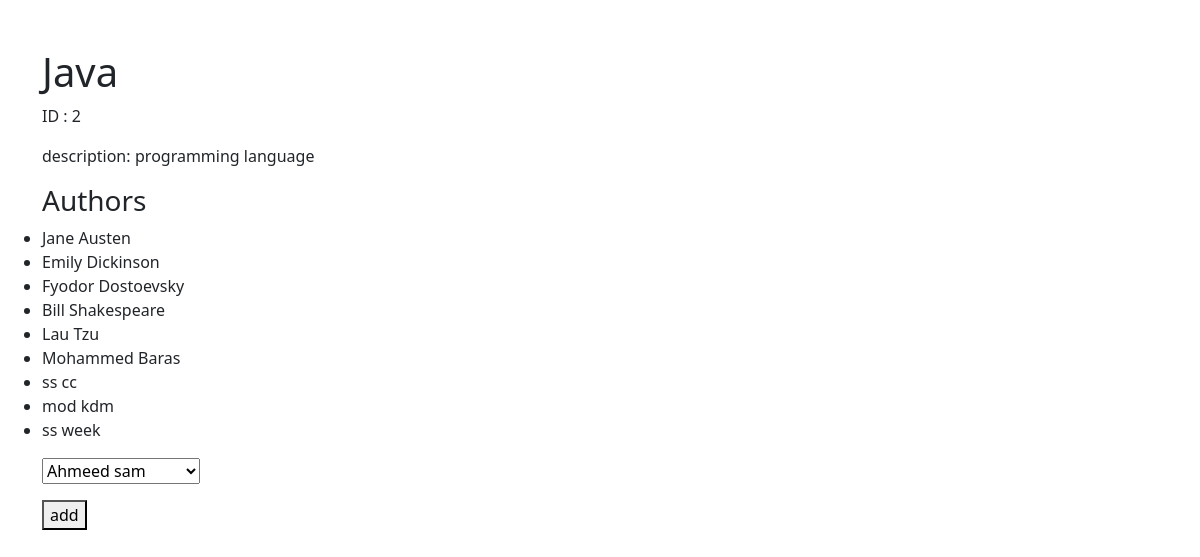
The page /books/2 on the database its author committed.
### Books_Authors_app/models.py (models this page shows)
class Book(models.Model):
    title = models.CharField(max_length=255)
    desc= models.TextField()
    created_at = models.DateTimeField(auto_now_add=True)
    updated_at = models.DateTimeField(auto_now=True)

class Author(models.Model):
    first_name = models.CharField(max_length=45)
    last_name = models.CharField(max_length=45)
    notes =models.TextField()
    books=models.ManyToManyField(Book, related_name="authors")
    created_at = models.DateTimeField(auto_now_add=True)
    updated_at = models.DateTimeField(auto_now=True)

### Books_Authors_app/views.py (the view)
# urls.py: path('books/<int:book_id>', views.book_disply),
def book_disply(request, book_id ):
    context = {
        'book_to_display': Book.objects.get(id=book_id),
        'all_author':Author.objects.all(),
    }
    return render(request, 'books.html', context)

### Books_Authors_app/templates/books.html (shortened to what this page needs)
<!DOCTYPE html>
<html lang="en">
<head>
    <link href="https://cdn.jsdelivr.net/npm/bootstrap@5.0.0-beta1/dist/css/bootstrap.min.css" rel="stylesheet">
</head>
<body class="container mt-5">
    <div class="row">
    <h1>{{book_to_display.title}}</h1>
    <p>ID : {{book_to_display.id}}</p>
    <div class="row">
        <div class="col-1">
            <label >description:</label>
        </div>
        <div class="col-7">
            <p > {{book_to_display.desc}}</p>
        </div>
    </div>
    <h3>Authors</h3>
    <ul>
        {% for author in book_to_display.authors.all %}
        <li> {{author.first_name}} {{author.last_name}}</li>
        {% endfor %}
    </ul>
    <form action="/add_book_author" method="post">
        <p>
            <select name="author_id">
                {% for author in all_author %}
                {% if author not in book_to_display.authors.all %}
                <option value="{{ author.id }}">{{author.first_name}} {{author.last_name}}</option>
                {% endif %}
                {% endfor %}
            </select>
        </p>
        <button type="submit">add</button>
    </form>
</body>
    </html>

### rows shown on the page
Book: title "Java", id "2", desc "programming language"
Author: first_name "Jane", last_name "Austen"
Author: first_name "Emily", last_name "Dickinson"
Author: first_name "Fyodor", last_name "Dostoevsky"
Author: first_name "Bill", last_name "Shakespeare"
Author: first_name "Lau", last_name "Tzu"
Author: first_name "Mohammed", last_name "Baras"
Author: first_name "ss", last_name "cc"
Author: first_name "mod", last_name "kdm"
Author: first_name "ss", last_name "week"

### other values the page prints
form field author_id "Ahmeed sam"
